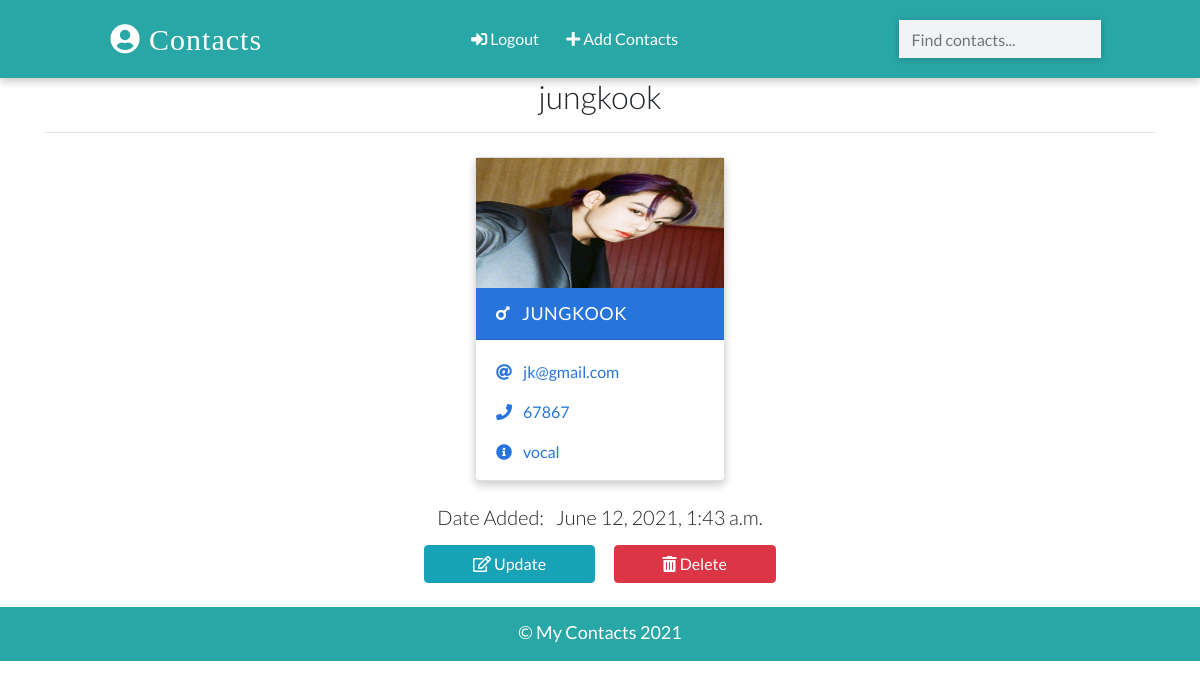
The app's page /detail/5/ (signed in) with its own data.
### app/models.py (models this page shows, shortened)
class Contact(models.Model):
    name=models.CharField(max_length=50)
    email=models.EmailField(max_length=30)
    phone=models.IntegerField()
    info=models.CharField(max_length=30)
    gender=models.CharField(max_length=10,choices=(
        ('male','M'),
        ('female','F')
    ))
    image=models.ImageField(upload_to='images/' , blank=True)
    date_added=models.DateTimeField(default=datetime.now)

### app/views.py (the view)
# urls.py: path('detail/<int:pk>/',views.ContactDetailView.as_view(),name="detail"),
class ContactDetailView(LoginRequiredMixin,DetailView):
    template_name='detail.html'
    model=Contact
    context_object_name='con'

### templates/detail.html (shortened to what this page needs)
{%extends 'base.html'%}
{%load static%}
{%block content%}
<div class="container">
  <h2 class="heading font-weight-light text-center">  {{con.name}}</h2>
  <hr />
</div>
<div class="container main-part">
  {%include 'partials/_card.html'%}
</div>
<div class="container mt-3">
<h5 class="text-center my-3 font-weight-light">
  Date Added: &nbsp; {{con.date_added}}
</h5>
  <p class="text-center text-light">
    <a class="btn btn-info px-5" href="{%url 'update' con.id%} ">
      <i class="far fa-edit"></i>&nbsp;Update
      </a> &nbsp;&nbsp;&nbsp;&nbsp;
      <a class="btn btn-danger px-5" href="{%url 'delete' con.id%} ">
        <i class="fas fa-trash-alt"></i>&nbsp;Delete
        </a>
  </p>
</div>
{%endblock content%}

### templates/partials/_card.html (shortened to what this page needs)
{%load static%}
{%if con.gender == 'male'%}
  <div class="card my-2 mx-2 boy-card {%if 'deatil' in request.path%}mx-auto w-25{%endif%}">
    <img src="
    {% if con.image %}
      {{con.image.url}}
    {% else %}
      {%static 'images/boy.png'%}
    {% endif %}" class="img-fluid" />
    <div class="card-header">
      <a href="{%url 'detail' con.id%}" class="text-white header-link"
        ><i class="fas fa-mars mr-2"></i> {{con.name}}</a
        >
    </div>
    <div class="card-body pb-0">
      <p>
        <i class="fas fa-at mr-2"></i>
        <a href="mailto:{{con.mail}}">{{con.email}}</a>
      </p>
      <p>
        <i class="fas fa-phone mr-2"></i>
        <a href="tel:{{con.phone}}">{{con.phone}}</a>
      </p>
      <p><i class="fas fa-info-circle mr-2"></i> {{con.info}}</p>
    </div>
  </div>
  {%endif%}

### static/css/main.css (style rules this page uses)
:root { --back: #29a7a6; --girl: #e64298; --boy: #2874dd; }
body { font-family: Lato, sans-serif; height:100%; }
.card { box-shadow: 0 4px 8px 0 rgba(0, 0, 0, 0.2); transition: 0.3s; min-width: 250px; box-sizing: border-box; }
img { height: 130px !important; display: block; position: relative; }
.card-header { font-size: 18px; letter-spacing: 0.5px; text-transform: uppercase; }
.boy-card .card-header { background-color: var(--boy); }
.boy-card .card-body, .boy-card .card-body p a { color: var(--boy); }
.card-body p { cursor: pointer; }
.main-part { display: flex; flex-wrap: wrap; justify-content: space-evenly; }

### records on screen
Contact: name "jungkook", image (picture), name "JUNGKOOK", email "jk@gmail.com", phone "67867", info "vocal", date_added "June 12, 2021, 1:43 a.m."
